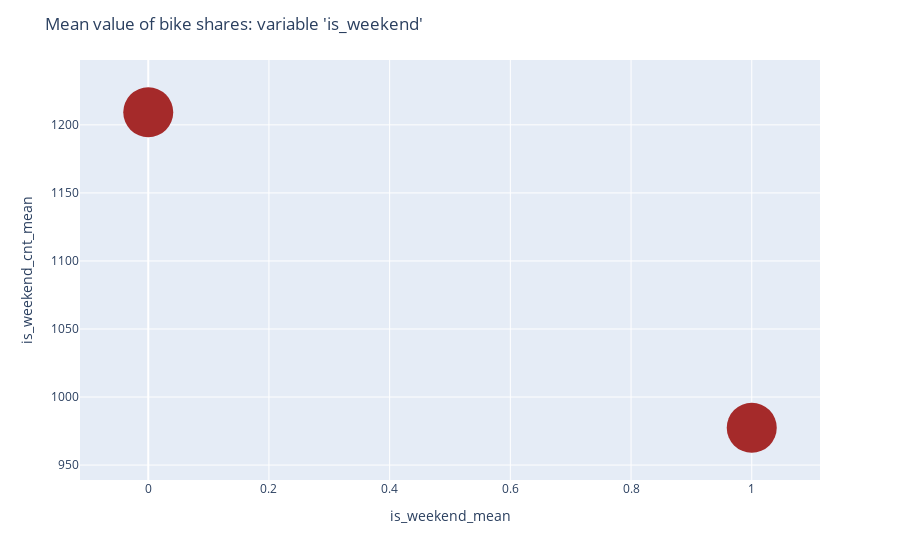

The cell this chart's notebook holds for it:
### Code cell
fig = px.scatter(out, x='is_weekend_mean', y='is_weekend_cnt_mean',
#                 trendline='lowess',trendline_color_override = 'gray',
                 color_discrete_sequence=['brown'])
fig.update_layout(title=dict(text="Mean value of bike shares: variable 'is_weekend'"))
fig.update_traces(marker={'size': 50})
fig.show()

### Figure 1 — Plotly figure (JSON) as saved in the notebook; plotly's stock layout.template omitted (floating-point values rounded to 4 significant figures)
{"data": [{"hovertemplate": "is_weekend_mean=%{x}<br>is_weekend_cnt_mean=%{y}<extra></extra>", "legendgroup": "", "marker": {"color": "brown", "size": 50, "symbol": "circle"}, "mode": "markers", "name": "", "orientation": "v", "showlegend": false, "type": "scatter", "x": [0, 1], "xaxis": "x", "y": [1209.0, 977.4], "yaxis": "y"}], "layout": {"legend": {"tracegroupgap": 0}, "margin": {"t": 60}, "title": {"text": "Mean value of bike shares: variable 'is_weekend'"}, "xaxis": {"anchor": "y", "domain": [0, 1], "title": {"text": "is_weekend_mean"}}, "yaxis": {"anchor": "x", "domain": [0, 1], "title": {"text": "is_weekend_cnt_mean"}}}}
